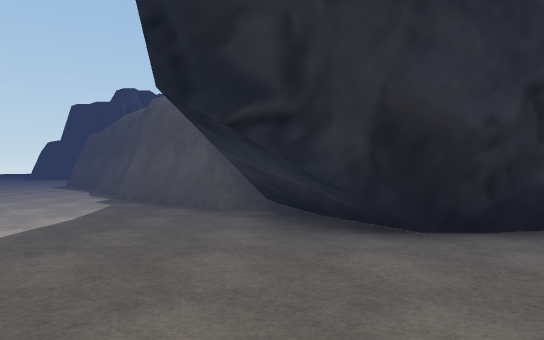
View 1 (above)

24 first-person views from a walk through a Unity game level. The camera is 1.4 m above the floor, looks level and sees 70° across. The floor is counted in squares, 2 m on a side. Each view is taken from the middle of a square. On the plan, view 1 faces up. The plan holds only what a view shows up to about 11 squares ahead; the rest is blank. The place goes on beyond the plan. The player is left out. Some animated figures are not drawn. Some surface patterns are stand-ins.

View 2
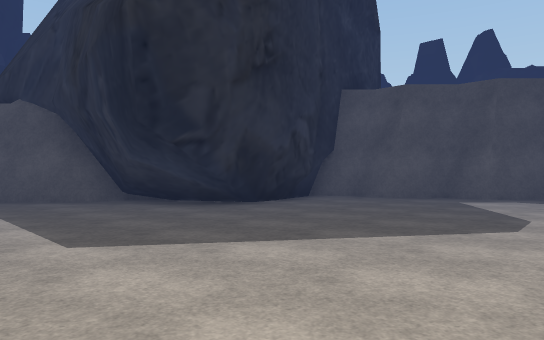

View 3
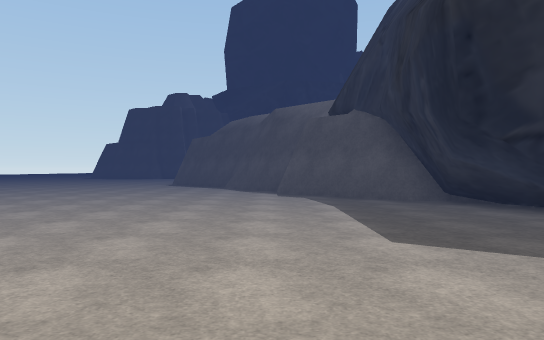

View 4
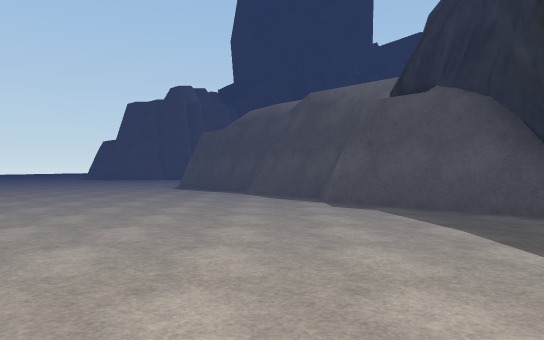

View 5
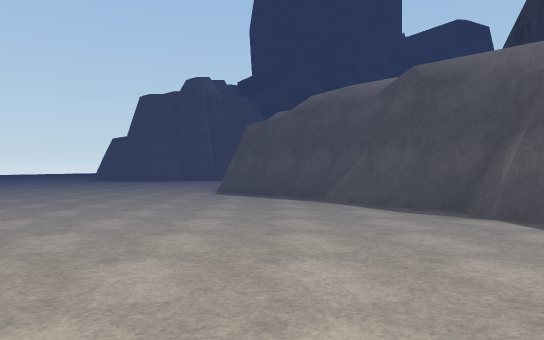

View 6
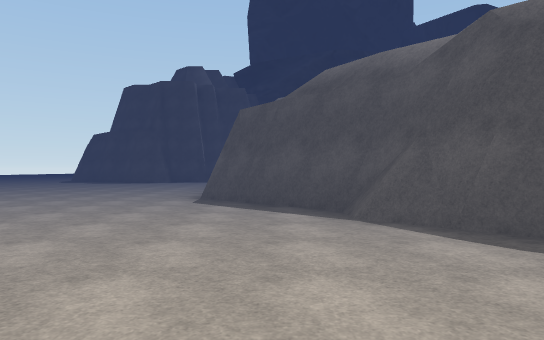

View 7
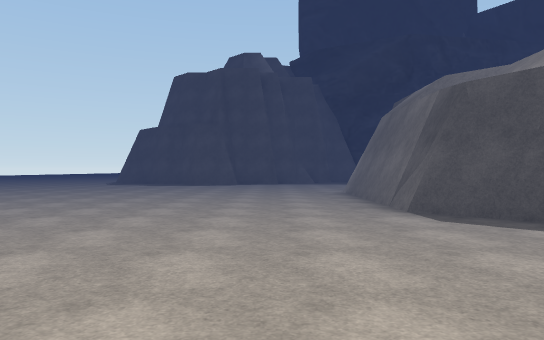

View 8
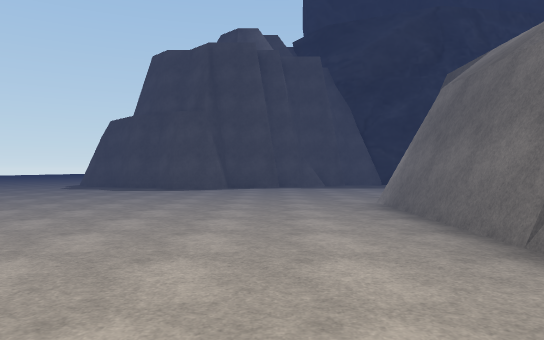

View 9
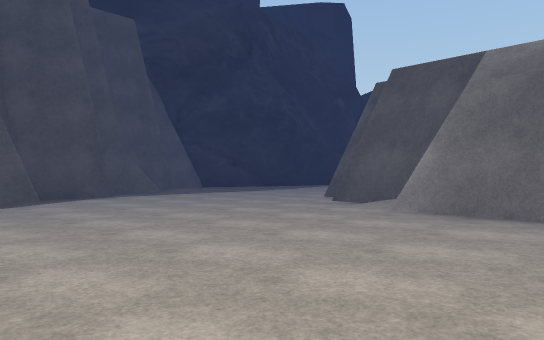

View 10
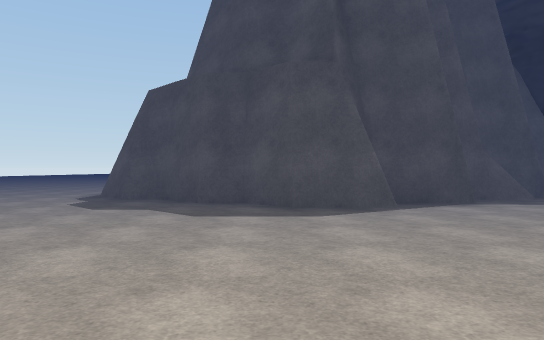

View 11
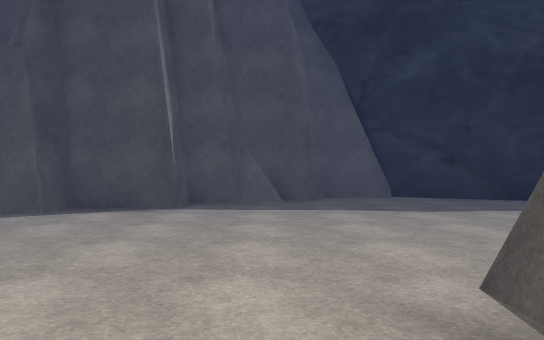

View 12
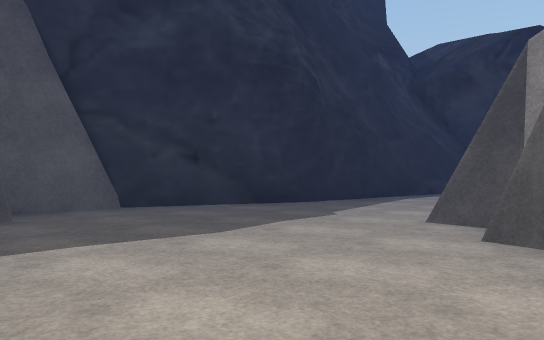

View 13
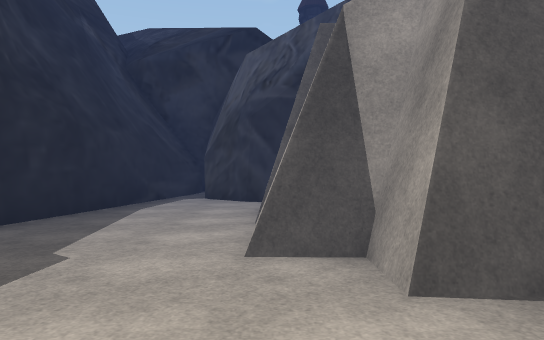

View 14
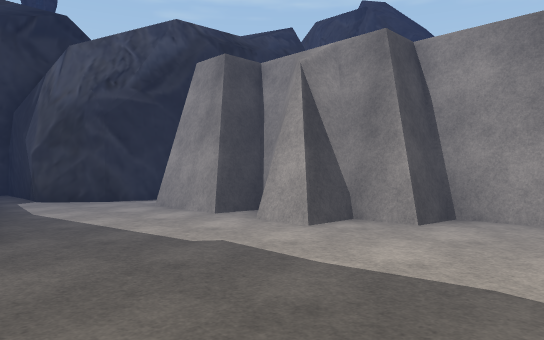

View 15
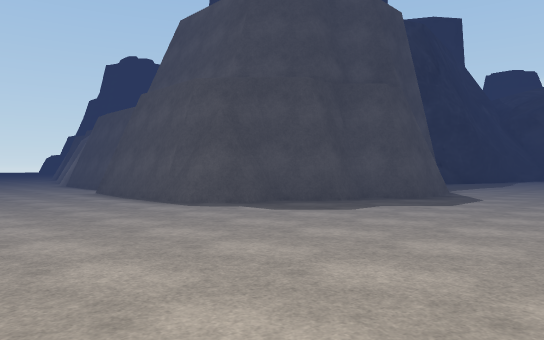

View 16
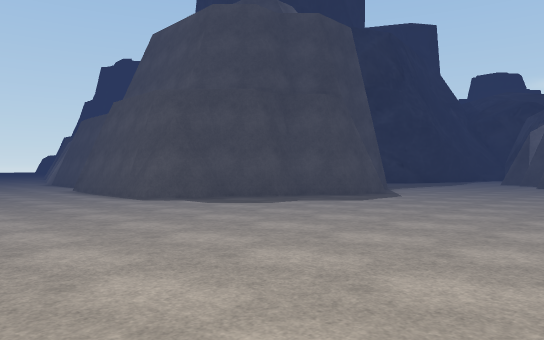

View 17
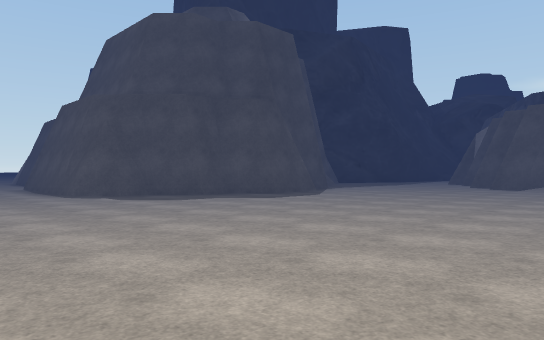

View 18
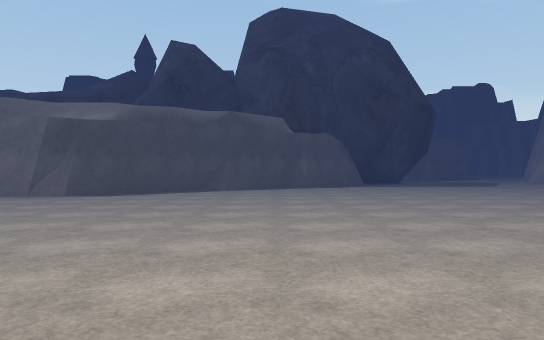

View 19
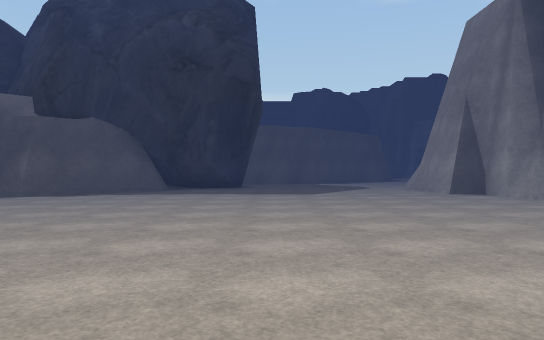

View 20
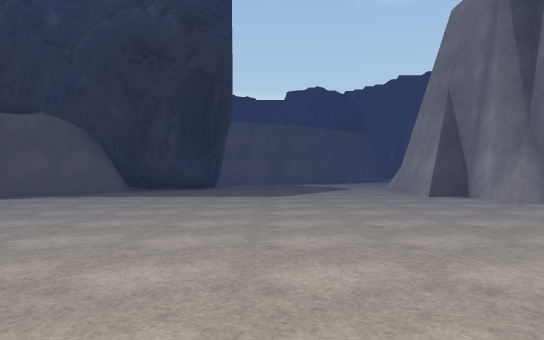

View 21
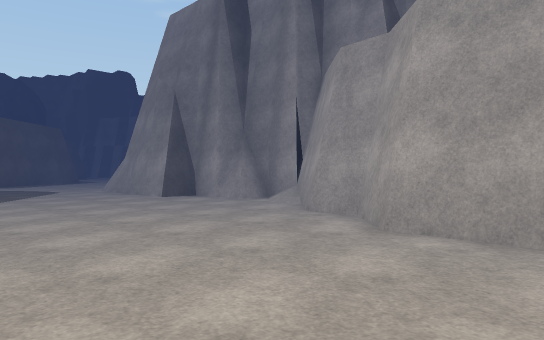

View 22
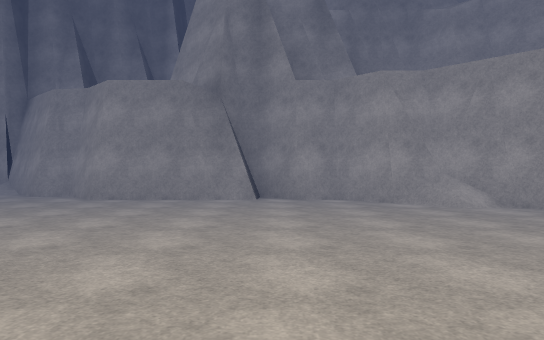

View 23
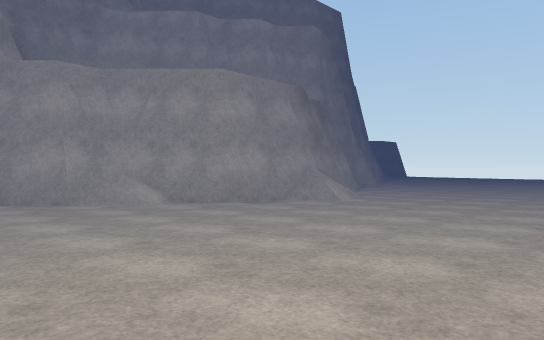

View 24
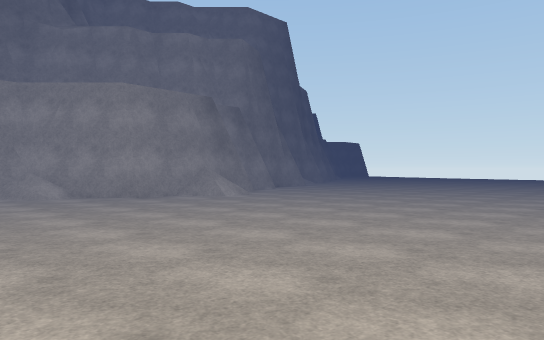

### Floor plan
Points are (right, up) in squares from view 1. A wall is a line through its corners. A room is listed if a view was taken in it or the views show most of it. See-through windows are left out.
Room 1 (views 1, 2, 3, 4, 5, 6, 7, 8, 9, 10, 11, 12, 13, 14, 15, 16, 17, 18, 19, 20, 21, 22, 23, 24)
walls: (-8.4, 16.4) (-8.4, 17.5); (-4.8, 12) (-5.2, 12.5) (-5.2, 12.8) (-5.5, 13.4) (-8.6, 16.5) (-8.6, 22.2); (-4.5, 11.5) (-5, 12.3); (-7.6, 22.2) (-7.6, 24.2); (-3.6, 9.6) (-3.6, 10.6); (-6, 25.1) (-4.7, 25.1) (-4.7, 26.1) (-3.6, 26.1) (-3.6, 26.9) (-2.9, 26.9); (-19.6, 1.7) (-17.5, -0.4); (-14.5, 28.3) (-15.6, 29.4); (-18.7, 0.7) (-17.6, -0.1) (-16.5, -0.4); (-16.7, -0.1) (-15.6, -1.2) (-14.6, -1.2) (-13.7, -2.1); (-21, 1.8) (-20.5, 1.7); (-0.1, 7) (-1, 7); (-21.5, 1.8) (-20.4, 1.5); (0.1, 6.8) (-0.8, 6.8) (-3.8, 9.8) (-3.8, 10.7) (-5.5, 12.4) (-5.5, 13.4); (-0.5, 5.4) (-0.4, 7); (-3.8, 26.1) (-3.8, 26.9); (-16.5, 29.3) (-17.6, 30.4) (-18, 30.5); (-13.5, -2.1) (-13.5, -1.2) (-9.8, -1.2) (-8.8, -2.2) (-7.9, -2.2) (-5.8, -4.2); (-3.6, 27.1) (-2.9, 27.1); (-8.8, 30.2) (-10.7, 30.2) (-10.7, 29.3) (-12.8, 29.3); (-17.5, 30.2) (-18.5, 30.2) (-19.4, 31.1) (-19.4, 34.5); (-9, 30.5) (-9.8, 30.5); (-9.1, 30.6) (-9.7, 30.6) (-9.8, 30.2); (-17.7, 30.5) (-18.6, 30.5); (-1.8, 27.1) (0.1, 27.1); (-8.8, 31.3) (-9.3, 31.1); (-7.8, 31.2) (-8.9, 31.2); (-19.1, 31.1) (-19.1, 31.9); (-19.1, 31.6) (-19.3, 32.2); (1.5, 26.1) (1.7, 27.6) (2.5, 28.6) (5.5, 28.6); (-4.5, -3.1) (-2.8, -3.1); (3.5, 4.2) (3, 4.1); (3.5, 4.2) (0.1, 4.1); (-2.6, -2.2) (-1.6, -2.2); (-5.9, -4) (-4.7, -4.1) (-4.5, -4); (-4.5, -3.4) (-3.9, -3.4) (-3.8, -3); (3.9, 4.2) (3.4, 4.2); (-2.1, 30.4) (-6.1, 32.2) (-7.9, 32.2); (4.5, 4.7) (3.3, 4.4); (4.1, 29.3) (-2.4, 30.5); (6.1, 0.8) (6.1, 1.7) (5, 2.9) (5, 3.8) (4.1, 4.8); (7, -0.1) (5.9, 1) (5.9, 1.9)
low walls: (-21.3, 2.5) (-20.6, 1.8); (-0.2, 6.5) (-0.1, 7); (0.4, 6.5) (0.1, 6.8); (5.8, 0.9) (5.7, 1.9)

Positions as (right, up) in squares from view 1, and headings:
1: (0, 0), facing up
2: (-4, -2), facing up-right
3: (-4, -2), facing up
4: (-5, 1), facing up
5: (-7, 4), facing up
6: (-7, 7), facing up
7: (-11, 10), facing up
8: (-11, 14), facing up
9: (-15, 19), facing up-right
10: (-15, 21), facing up
11: (-9, 22), facing up
12: (-9, 25), facing up-right
13: (-7, 27), facing right
14: (-7, 31), facing down-right
15: (-24, 24), facing up-right
16: (-24, 22), facing up-right
17: (-23, 20), facing up-right
18: (-19, 11), facing right
19: (-14, 3), facing right
20: (-13, 2), facing right
21: (-12, 3), facing down-right
22: (-14, 8), facing down
23: (-14, 8), facing down-left
24: (-15, 11), facing down-left
